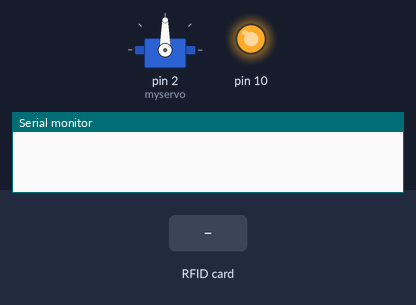
Bench run of a sketch on a simulated Arduino Uno, built with avr-gcc and run on an emulated ATmega328P. Parts: servo, output pins drawn as LEDs (lit = HIGH), the last lines printed to the serial monitor. The inputs (shaded band) are chosen by the test bench.

Above: at 1.3 s.
1.4 s: RFID card 5E 7A 19 C4 held to the reader
At 2.4 s:
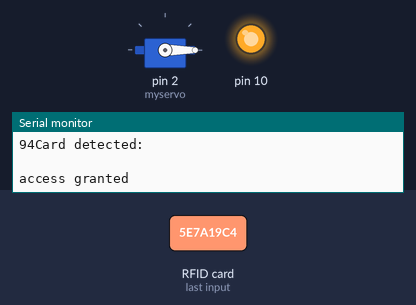
Timing chart, 0 to 4.4 s (numbered marks = the images above; inputs shaded):
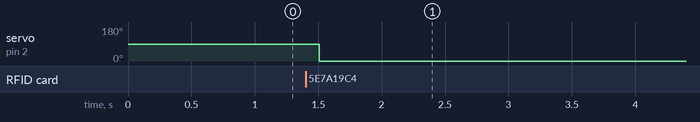

The sketch:

test__another.ino
```cpp
#include <SPI.h>

#include <Servo.h>
#include <RFID.h>
#include <Servo.h>
Servo myservo;  // create servo object to control a servo

/* Define the DIO used for the SDA (SS) and RST (reset) pins. */
#define SDA_DIO 9
#define RESET_DIO 8
int productname[5]={228,18,37,75,24};
int product[5]={100,120,230,125,70};
int token[5]={0,0,0,0,0};
int Total;
/* Create an instance of the RFID library */
RFID RC522(SDA_DIO, RESET_DIO);
  byte i=0;
  byte j=0;
  byte k=0;
  int ID;
void setup()
{
  Serial.begin(9600);
  /* Enable the SPI interface */
  SPI.begin();
  /* Initialise the RFID reader */
  RC522.init();

  RC522.init();
 myservo.attach(2);

}

void loop()
{
  /* Temporary loop counter */


  /* Has a card been detected? */
  //for (i=0;i<10;i++)
  //{
  if (RC522.isCard())
  {
    /* If so then get its serial number */
    RC522.readCardSerial();
    Serial.print(RC522.serNum[i],DEC);

    Serial.println("Card detected:");
    myservo.write(90);
    delay(100);
    myservo.write(0);

    /* Output the serial number to the UART */
    ID=RC522.serNum[0];
    //Serial.print(ID);
    Serial.println(" ");
    for(i=0;i<15;i++)
    {
      /*if(productname[i]==ID)
      {
        Serial.println("Total Purchase");
        if(token[i]==0)
        {
          Total=Total+product[i];
          token[i]=1;
        }
        else
        {
          Total=Total-product[i];
          token[i]=0;
        }
        */
        Serial.println("access granted");
        i++;
        delay(1000);

       if(i==5)
      {
        Serial.println("Access Denied");
        //break;
      }
      break;
      }

  }


}
```

Measured:
- after the input at 1.4 s, servo on pin 2 (myservo): 90° → 0° after 0.11 s
